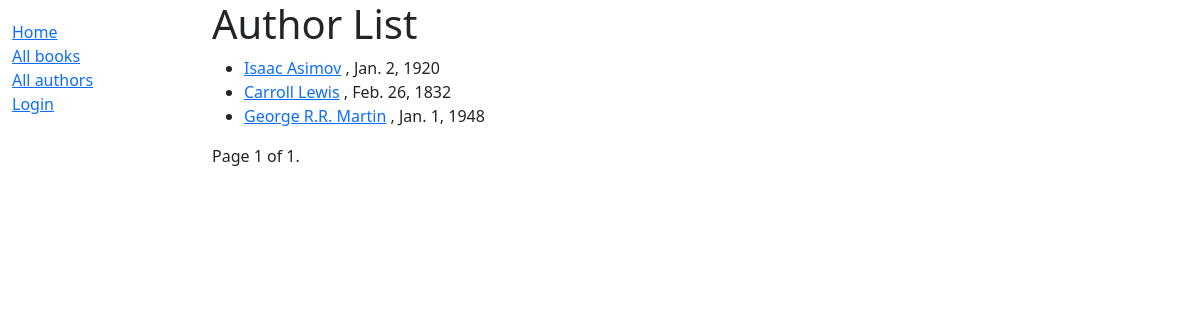
The app's page /catalog/authors/, older data.
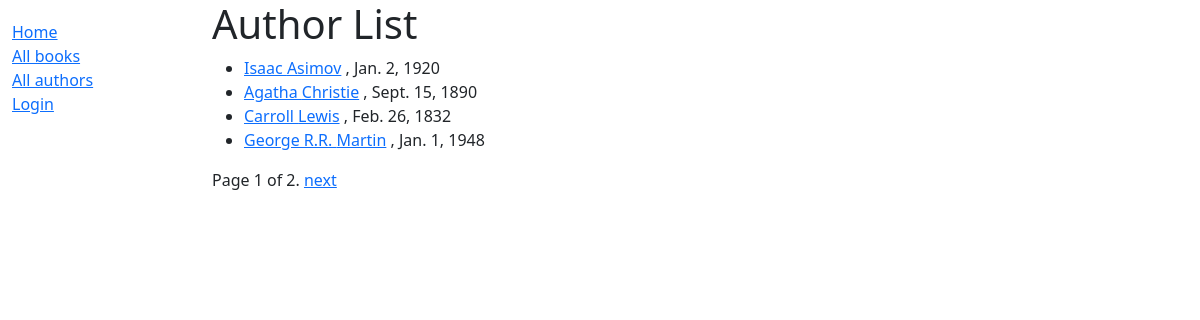
The same page, newer data.
### catalog/models.py (models this page shows, shortened)
class Author(models.Model):
    first_name = models.CharField(max_length=100)
    last_name = models.CharField(max_length=100)
    date_of_birth = models.DateField(null=True, blank=True)
    date_of_death = models.DateField('Died', null=True, blank=True)
    class Meta:
        ordering = ['last_name', 'first_name']
    def get_absolute_url(self):
        return reverse('author-detail', args=[str(self.id)])

### catalog/views.py (the view)
# urls.py: path('authors/', views.AuthorListView.as_view(), name='authors'),
class AuthorListView(generic.ListView):
    model = Author
    context_object_name = 'author_list'
    template_name = 'books/author_list.html'
    paginate_by = 4
    queryset = Author.objects.all();

### catalog/templates/catalog/author_list.html
{% extends "base_generic.html" %}
{% block content %}
  <h1>Author List</h1>
    <ul>
      {% for author in author_list %}
      <li>
        <a href="{{ author.get_absolute_url }}">{{ author.first_name }} {{ author.last_name }}</a>
        , {{ author.date_of_birth }}
      </li>
	  {% empty %}
	  <p>There are no authors now</p>
      {% endfor %}
    </ul>
	{% block pagination %}
	{{ block.super }}
	{% endblock %}
{% endblock %}

Row changes from the older to the newer data that the page shows:
added Author: first_name "Agatha", last_name "Christie", date_of_birth "Sept. 15, 1890"
Text that changed along with them:
{{ page_obj.paginator.num_pages }}: "1" → "2"
text now shown: "next"
